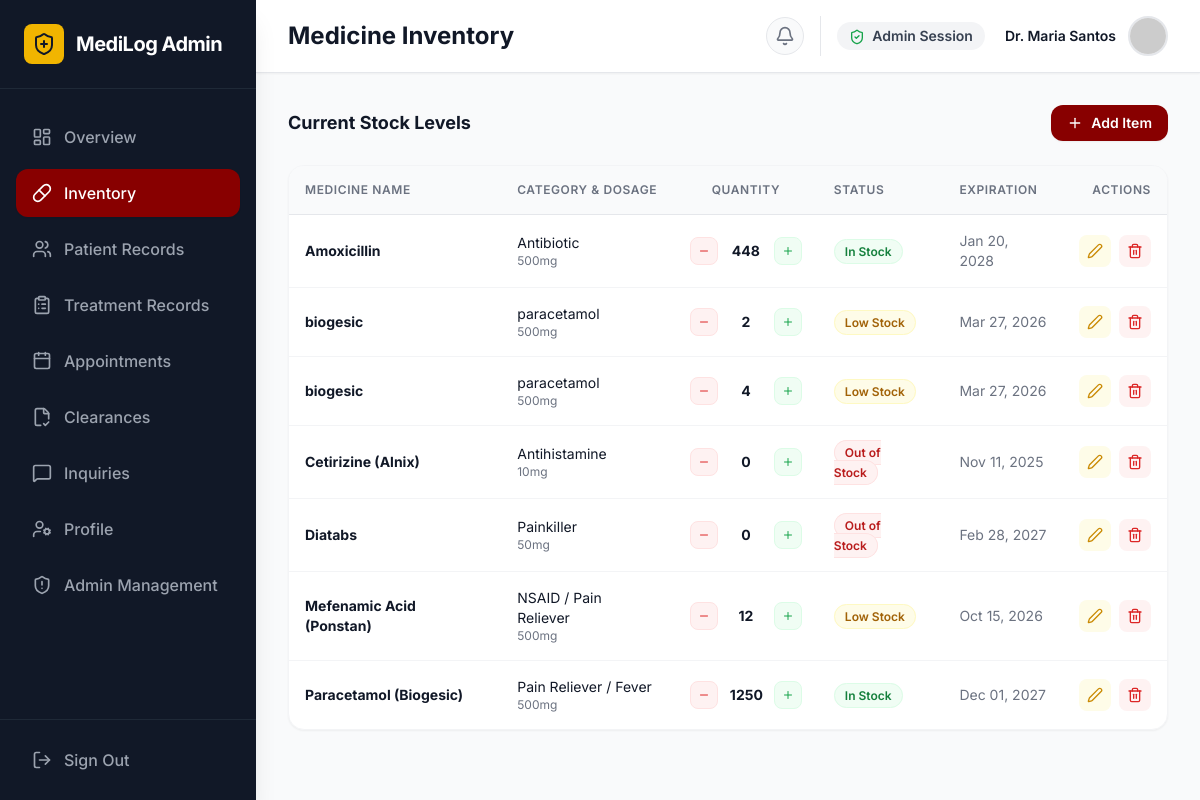
The page /admin/medicine_inventory.php (signed in) on the database its author committed.
### tables this page shows
CREATE TABLE `users` (
  `id` int(11) NOT NULL,
  `full_name` varchar(100) NOT NULL,
  `id_number` varchar(50) NOT NULL,
  `role` enum('student','faculty','admin','super_admin','dentist') DEFAULT 'student',
  `email` varchar(100) NOT NULL,
  `course` varchar(100) DEFAULT NULL,
  `section` varchar(20) DEFAULT NULL,
  `dob` date DEFAULT NULL,
  `gender` enum('male','female','other') DEFAULT NULL,
  `phone_number` varchar(20) DEFAULT NULL,
  `address` varchar(255) DEFAULT NULL,
  `emergency_contact_name` varchar(100) DEFAULT NULL,
  `emergency_contact_phone` varchar(20) DEFAULT NULL,
  `blood_type` varchar(5) DEFAULT NULL,
  `allergies` varchar(255) DEFAULT NULL,
  `password` varchar(255) NOT NULL,
  `created_at` timestamp NOT NULL DEFAULT current_timestamp(),
  `profile_pic` longtext DEFAULT NULL
);

CREATE TABLE `medicine_inventory` (
  `id` int(11) NOT NULL,
  `name` varchar(150) NOT NULL,
  `category` varchar(100) NOT NULL,
  `dosage` varchar(50) DEFAULT NULL,
  `quantity` int(11) NOT NULL DEFAULT 0,
  `expiration_date` date NOT NULL,
  `status` enum('In Stock','Low Stock','Out of Stock') DEFAULT 'In Stock',
  `created_at` timestamp NOT NULL DEFAULT current_timestamp(),
  `updated_at` timestamp NOT NULL DEFAULT current_timestamp() ON UPDATE current_timestamp()
);

### admin/medicine_inventory.php (the view, shortened to what this page needs)
<?php
require '../db_connect.php';
$user_id = $_SESSION['user_id'];
$stmt = $pdo->prepare("SELECT full_name, profile_pic FROM users WHERE id = ?");
$stmt->execute([$user_id]);
$user = $stmt->fetch();
$profile_pic = 'https://ui-avatars.com/api/?name=' . urlencode($user['full_name']) . '&background=880000&color=fff';
try {
    $invStmt = $pdo->query("SELECT * FROM medicine_inventory ORDER BY name ASC");
    $inventory = $invStmt->fetchAll(PDO::FETCH_ASSOC);
} catch(PDOException $e) {
    die("Error fetching inventory: " . $e->getMessage());
}
?>
<!DOCTYPE html>
<html lang="en">
<head>
    <script src="https://cdn.tailwindcss.com"></script>
</head>
<body class="font-sans antialiased text-gray-800 bg-gray-50 flex h-screen overflow-hidden">
    <aside class="hidden md:flex flex-col w-64 bg-gray-900 text-white h-full shadow-xl z-20 flex-shrink-0">
        <div class="p-6 flex items-center gap-3 border-b border-gray-800">
            <div class="bg-pup-gold text-gray-900 p-2 rounded-lg"><i data-lucide="shield-plus" class="h-6 w-6"></i></div>
            <span class="font-bold text-xl tracking-tight text-white">MediLog Admin</span>
        </div>
        <nav class="flex-1 px-4 py-6 space-y-2 overflow-y-auto">
            <a href="admin_dashboard.php" class="flex items-center gap-3 px-4 py-3 text-gray-400 hover:bg-gray-800 hover:text-white rounded-xl font-medium transition-colors"><i data-lucide="layout-dashboard" class="h-5 w-5"></i> Overview</a>
            <a href="medicine_inventory.php" class="flex items-center gap-3 px-4 py-3 bg-pup-maroon text-white rounded-xl font-medium transition-colors shadow-sm"><i data-lucide="pill" class="h-5 w-5"></i> Inventory</a>
            <a href="patient_records.php" class="flex items-center gap-3 px-4 py-3 text-gray-400 hover:bg-gray-800 hover:text-white rounded-xl font-medium transition-colors"><i data-lucide="users" class="h-5 w-5"></i> Patient Records</a>
            <a href="admin_treatment_records.php" class="flex items-center gap-3 px-4 py-3 text-gray-400 hover:bg-gray-800 hover:text-white rounded-xl font-medium transition-colors"><i data-lucide="clipboard-list" class="h-5 w-5"></i> Treatment Records</a>
            <a href="admin_appointments.php" class="flex items-center gap-3 px-4 py-3 text-gray-400 hover:bg-gray-800 hover:text-white rounded-xl font-medium transition-colors"><i data-lucide="calendar" class="h-5 w-5"></i> Appointments</a>
            <a href="admin_clearance.php" class="flex items-center gap-3 px-4 py-3 text-gray-400 hover:bg-gray-800 hover:text-white rounded-xl font-medium transition-colors"><i data-lucide="file-check-2" class="h-5 w-5"></i> Clearances</a>
            <a href="admin_inquiries.php" class="flex items-center gap-3 px-4 py-3 text-gray-400 hover:bg-gray-800 hover:text-white rounded-xl font-medium transition-colors"><i data-lucide="message-square" class="h-5 w-5"></i> Inquiries</a>
            <a href="admin_profile.php" class="flex items-center gap-3 px-4 py-3 text-gray-400 hover:bg-gray-800 hover:text-white rounded-xl font-medium transition-colors"><i data-lucide="user-cog" class="h-5 w-5"></i> Profile</a>
            <a href="super_admin_users.php" class="flex items-center gap-3 px-4 py-3 text-gray-400 hover:bg-gray-800 hover:text-white rounded-xl font-medium transition-colors"><i data-lucide="shield-alert" class="h-5 w-5"></i> Admin Management</a>
        </nav>
        <div class="p-4 border-t border-gray-800">
            <button onclick="openLogoutModal()" class="flex items-center gap-3 px-4 py-3 text-gray-400 hover:bg-red-900/50 hover:text-red-400 rounded-xl font-medium transition-colors w-full text-left"><i data-lucide="log-out" class="h-5 w-5"></i> Sign Out</button>
        </div>
    </aside>
    <main class="flex-1 flex flex-col h-full overflow-hidden">
        <header class="bg-white border-b border-gray-200 px-4 sm:px-8 py-4 flex items-center justify-between z-10 shadow-sm">
            <div class="flex items-center gap-3">
                <h1 class="text-xl md:text-2xl font-bold text-gray-900">Medicine Inventory</h1>
            </div>
            <div class="flex items-center gap-3 sm:gap-4">
                <a href="admin_notifications.php" class="text-gray-500 hover:text-pup-maroon p-2 bg-gray-50 hover:bg-red-50 rounded-full border border-gray-200 relative">
                    <i data-lucide="bell" class="h-5 w-5"></i>
                </a>
                <div class="hidden md:flex items-center gap-3 pl-4 border-l border-gray-200">
                    <span class="text-sm font-semibold text-gray-700 bg-gray-100 px-3 py-1 rounded-full mr-2"><i data-lucide="shield-check" class="h-4 w-4 inline mr-1 text-green-600"></i> Admin Session</span>
                    <div class="text-right">
                        <p class="text-sm font-semibold text-gray-900"><?= htmlspecialchars($user['full_name']) ?></p>
                    </div>
                    <img src="<?= $profile_pic ?>" alt="Profile" class="h-10 w-10 rounded-full border-2 border-gray-200 object-cover">
                </div>
            </div>
        </header>
        <div class="flex-1 overflow-y-auto p-4 sm:p-8 pb-24 md:pb-8">
            <div class="max-w-7xl mx-auto space-y-6">
                <div class="flex justify-between items-center">
                    <h2 class="text-lg font-bold text-gray-900">Current Stock Levels</h2>
                    <button onclick="openAddMedicineModal()" class="bg-pup-maroon hover:bg-pup-maroonDark text-white px-4 py-2 rounded-xl text-sm font-semibold shadow-sm flex items-center gap-2 transition-colors"><i data-lucide="plus" class="h-4 w-4"></i> Add Item</button>
                </div>
                <div class="bg-white rounded-2xl border border-gray-100 shadow-sm overflow-hidden">
                    <div class="overflow-x-auto">
                        <table class="w-full text-left border-collapse">
                            <thead>
                                <tr class="bg-gray-50 text-gray-500 text-xs uppercase tracking-wider border-b border-gray-200">
                                    <th class="p-4 font-semibold">Medicine Name</th>
                                    <th class="p-4 font-semibold">Category & Dosage</th>
                                    <th class="p-4 font-semibold text-center">Quantity</th>
                                    <th class="p-4 font-semibold">Status</th>
                                    <th class="p-4 font-semibold">Expiration</th>
                                    <th class="p-4 font-semibold text-right">Actions</th>
                                </tr>
                            </thead>
                            <tbody id="inventory-tbody" class="divide-y divide-gray-100 text-sm">
                                <?php if(count($inventory) > 0): ?>
                                    <?php foreach($inventory as $item): ?>
                                        <tr class="hover:bg-gray-50">
                                            <td class="p-4 font-bold text-gray-900"><?= htmlspecialchars($item['name']) ?></td>
                                            <td class="p-4">
                                                <div class="text-gray-900"><?= htmlspecialchars($item['category']) ?></div>
                                                <div class="text-xs text-gray-500"><?= htmlspecialchars($item['dosage']) ?></div>
                                            </td>
                                            <td class="p-4 font-medium">
                                                <div class="flex items-center justify-center gap-3">
                                                    <form onsubmit="handleInventoryAjax(event, this)" class="m-0 p-0">
                                                        <button type="submit" class="w-7 h-7 flex items-center justify-center bg-red-50 text-red-600 rounded-lg hover:bg-red-100 transition-colors border border-red-100"><i data-lucide="minus" class="h-3 w-3"></i></button>
                                                    </form>
                                                    <span class="font-bold text-gray-900 w-8 text-center"><?= htmlspecialchars($item['quantity']) ?></span>
                                                    <form onsubmit="handleInventoryAjax(event, this)" class="m-0 p-0">
                                                        <button type="submit" class="w-7 h-7 flex items-center justify-center bg-green-50 text-green-600 rounded-lg hover:bg-green-100 transition-colors border border-green-100"><i data-lucide="plus" class="h-3 w-3"></i></button>
                                                    </form>
                                                </div>
                                            </td>
                                            <td class="p-4">
                                                <?php if($item['status'] == 'In Stock' && $item['quantity'] > 20): ?>
                                                    <span class="px-2.5 py-1 bg-green-50 text-green-700 rounded-full text-xs font-semibold border border-green-100">In Stock</span>
                                                <?php elseif($item['quantity'] <= 20 && $item['quantity'] > 0): ?>
                                                    <span class="px-2.5 py-1 bg-yellow-50 text-yellow-700 rounded-full text-xs font-semibold border border-yellow-100">Low Stock</span>
                                                <?php else: ?>
                                                    <span class="px-2.5 py-1 bg-red-50 text-red-700 rounded-full text-xs font-semibold border border-red-100">Out of Stock</span>
                                                <?php endif; ?>
                                            </td>
                                            <td class="p-4 text-gray-500"><?= date("M d, Y", strtotime($item['expiration_date'])) ?></td>
                                            <td class="p-4 text-right">
                                                <div class="flex items-center justify-end gap-2">
                                                    <button onclick="openEditMedModal(this)" data-med='<?= htmlspecialchars(json_encode($item), ENT_QUOTES, 'UTF-8') ?>' class="p-2 bg-yellow-50 text-yellow-600 rounded-lg hover:bg-yellow-100 transition-colors" title="Edit Medicine"><i data-lucide="edit-2" class="h-4 w-4"></i></button>
                                                    <button onclick="openDeleteMedModal(<?= $item['id'] ?>)" class="p-2 bg-red-50 text-red-600 rounded-lg hover:bg-red-100 transition-colors" title="Delete Medicine"><i data-lucide="trash-2" class="h-4 w-4"></i></button>
                                                </div>
                                            </td>
                                        </tr>
                                    <?php endforeach; ?>
                                <?php else: ?>
                                    <tr><td colspan="6" class="p-8 text-center text-gray-500">No medicine inventory found.</td></tr>
                                <?php endif; ?>
                            </tbody>
                        </table>
                    </div>
                </div>
            </div>
        </div>
    </main>
</body>
</html>

### admin/medicine_inventory.php (style rules this page uses)
body { opacity: 0; animation: fadeIn 0.4s ease-out forwards; }

### rows shown on the page
users: full_name "Dr. Maria Santos"
medicine_inventory: name "Amoxicillin", category "Antibiotic", dosage "500mg", quantity "448", status "In Stock", expiration_date "Jan 20, 2028"
medicine_inventory: name "biogesic", category "paracetamol", dosage "500mg", quantity "2", status "Low Stock", expiration_date "Mar 27, 2026"
medicine_inventory: name "biogesic", category "paracetamol", dosage "500mg", quantity "4", status "Low Stock", expiration_date "Mar 27, 2026"
medicine_inventory: name "Cetirizine (Alnix)", category "Antihistamine", dosage "10mg", quantity "0", status "Out of Stock", expiration_date "Nov 11, 2025"
medicine_inventory: name "Diatabs", category "Painkiller", dosage "50mg", quantity "0", status "Out of Stock", expiration_date "Feb 28, 2027"
medicine_inventory: name "Mefenamic Acid (Ponstan)", category "NSAID / Pain Reliever", dosage "500mg", quantity "12", status "Low Stock", expiration_date "Oct 15, 2026"
medicine_inventory: name "Paracetamol (Biogesic)", category "Pain Reliever / Fever", dosage "500mg", quantity "1250", status "In Stock", expiration_date "Dec 01, 2027"
